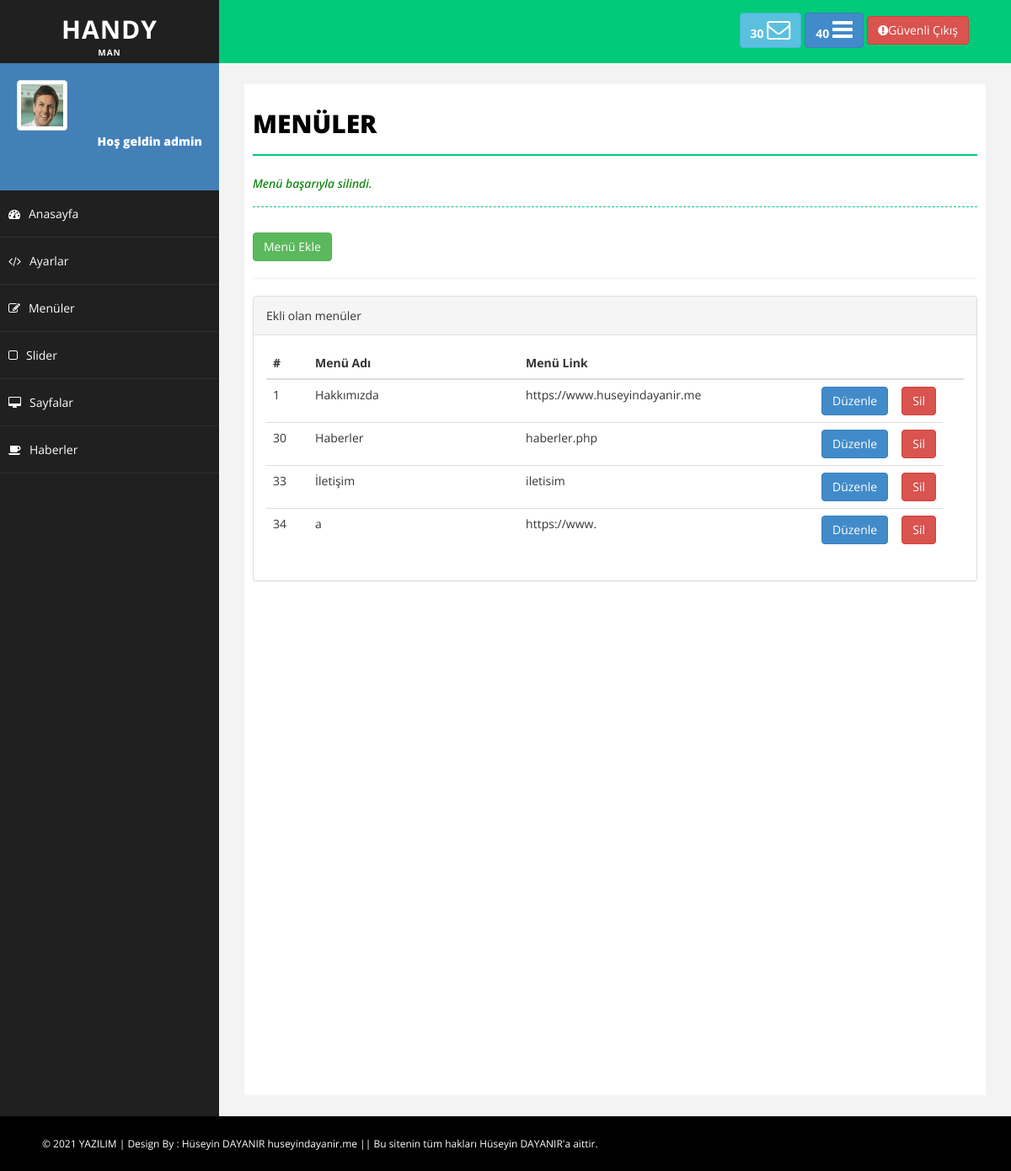
The page /admin/menuler.php?durum=ok (signed in) on the database its author committed.
### tables this page shows
CREATE TABLE `menuler` (
  `menu_id` int(11) NOT NULL,
  `menu_ad` varchar(50) NOT NULL,
  `menu_link` varchar(500) NOT NULL,
  `menu_ek` varchar(50) NOT NULL
);

### admin/menuler.php (the view, shortened to what this page needs)
<?php
include 'header.php';
include 'sidebar.php';
?>
<div id="page-wrapper">
            <div id="page-inner">
                <div class="row">
                    <div class="col-md-12">
                        <h1 class="page-head-line">Menüler</h1>
                        <?php
                            if($_GET['durum'] == "ok"){ ?>
                                <h1 style="color:green;" class="page-subhead-line">Menü başarıyla silindi.</h1>
                            <?php
                            }
                             ?>
                    </div>
                    <div class="col-md-12">
                      <a href="menuEkle.php?durum"><button class="btn btn-success">Menü Ekle </button></a>
                       <hr>
                    </div>
                    <div class="col-md-12">
                    <div class="panel panel-default">
                        <div class="panel-heading">
                            Ekli olan menüler
                        </div>
                        <div class="panel-body">
                            <div class="table-responsive">
                                <table class="table table-hover">
                                    <thead>
                                        <tr>
                                            <th>#</th>
                                            <th style="width:250px">Menü Adı</th>
                                            <th>Menü Link</th>
                                            <th style="width:20px"></th>
                                            <th style="width:20px"><th>
                                        </tr>
                                    </thead>
                                    <tbody>
                                    <?php
                                       $menusor =mysqli_query($baglan,"SELECT * FROM menuler");
                                        while ( $menucek =mysqli_fetch_assoc($menusor) ){?>
                                        <tr>
                                            <td><?php echo $menucek['menu_id']?></td>
                                            <td><?php echo $menucek['menu_ad']?></td>
                                            <td><?php echo $menucek['menu_link']?></td>
                                            <td><a href="menuDuzenle.php?menu_id=<?php echo $menucek['menu_id']?>"><button class="btn btn-primary">Düzenle</button></a></td>
                                            <td><a href="netting/islem.php?menu_id=<?php echo $menucek['menu_id']?>&menuSil=ok"><button class="btn btn-danger">Sil</button></a></td>
                                        </tr>
                                        <?php }
                                    ?>
                                    </tbody>
                                </table>
                            </div>
                        </div>
                    </div>
                </div>
                </div>
            </div>
        </div>
<?php include 'footer.php' ?>

### admin/assets/css/basic.css (style rules this page uses)
body { font-family: 'Open Sans', sans-serif; line-height:25px; }
#page-wrapper { padding: 15px 15px; min-height: 600px; background: #F3F3F3; }
#page-inner { width: 100%; margin: 10px 20px 10px 0px; background-color: #fff!important; padding: 10px; min-height: 1200px; }
.page-head-line { font-size: 30px; text-transform: uppercase; color: #000; font-weight: 800; padding-bottom: 20px; border-bottom: 2px solid #00CA79; margin-bottom: 10px; }
.page-subhead-line { font-size: 14px; padding-top: 5px; padding-bottom: 20px; font-style:italic; margin-bottom:30px; border-bottom:1px dashed #00CA79; }
@media (min-width:768px) { #page-wrapper { margin: 0 0 0 260px; padding: 15px 30px; min-height: 1200px; } }

### rows shown on the page
menuler: menu_id "1", menu_ad "Hakkımızda", menu_link "https://www.huseyindayanir.me"
menuler: menu_id "30", menu_ad "Haberler", menu_link "haberler.php"
menuler: menu_id "33", menu_ad "İletişim", menu_link "iletisim"
menuler: menu_id "34", menu_ad "a", menu_link "https://www."

### other values the page prints
$_SESSION['admin_kadi'] "admin"
